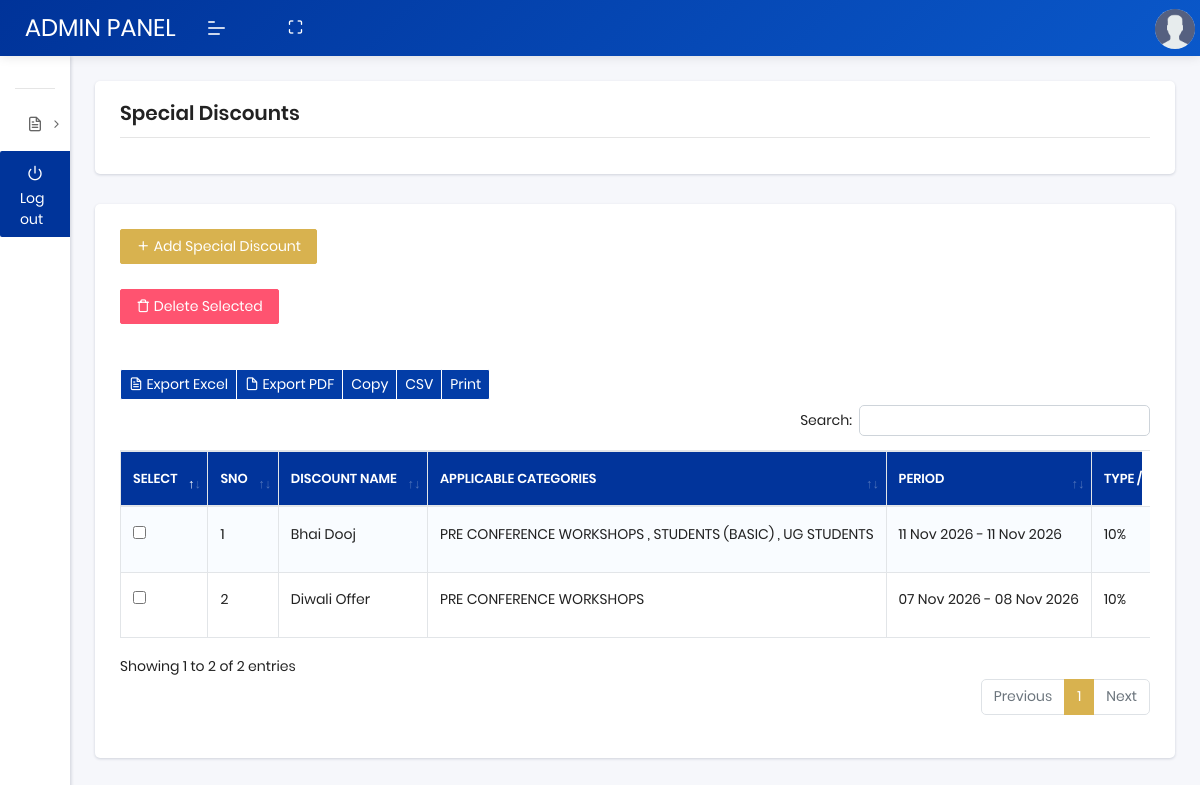
Page /manage-registration-discounts.php (signed in) on the committed database.
### tables this page shows
CREATE TABLE `registration_discounts` (
  `id` int(11) NOT NULL,
  `discount_name` varchar(150) NOT NULL,
  `start_date` date NOT NULL,
  `end_date` date NOT NULL,
  `discount_type` enum('percentage','fixed') NOT NULL,
  `discount_value` decimal(12,2) NOT NULL,
  `status` tinyint(1) NOT NULL DEFAULT 1,
  `created_at` timestamp NULL DEFAULT current_timestamp(),
  `updated_at` timestamp NULL DEFAULT current_timestamp() ON UPDATE current_timestamp()
);

### manage-registration-discounts.php (the view, shortened to what this page needs)
<?php
include("db/config.php");
$stmt = mysqli_prepare($db, "SELECT d.*,
    (SELECT GROUP_CONCAT(c.category_name SEPARATOR ', ')
       FROM registration_discount_categories dc
       INNER JOIN registration_categories c ON c.id = dc.category_id
       WHERE dc.discount_id = d.id) AS category_names
    FROM registration_discounts d
    ORDER BY d.start_date DESC, d.id DESC");
mysqli_stmt_execute($stmt);
$result = mysqli_stmt_get_result($stmt);
?>
<!DOCTYPE html>
<html lang="en">
<head>
    <link rel="stylesheet" href="assets/css/plugins/dataTables.bootstrap4.min.css">
    <link rel="stylesheet" href="assets/css/style.css">
</head>
<body class="">
    <?php include("header.php"); ?>
    <?php include("navbar.php"); ?>
    <section class="pcoded-main-container">
        <div class="pcoded-content">
            <div class="page-header">
                <div class="page-block">
                    <div class="row align-items-center">
                        <div class="col-md-12">
                            <div class="page-header-title">
                                <h5 class="m-b-10">Special Discounts</h5>
                            </div>
                        </div>
                    </div>
                </div>
            </div>
            <div class="row">
                <div class="col-sm-12">
                    <div class="card">
                        <div class="card-header table-card-header">
                            <a href="add-registration-discount.php" class="btn btn-primary">
                                <i class="feather icon-plus"></i> Add Special Discount
                            </a>
                        </div>
                        <div class="card-body">
                            <form id="deleteMForm" action="delete-registration-discount.php" method="post">
                                <button type="button" id="deleteSelected" class="btn btn-danger">
                                    <i class='feather icon-trash'></i> Delete Selected
                                </button>
                                <div class="dt-responsive table-responsive mt-4">
                                    <br />
                                    <?php
                                    echo '<table id="basic-btn" class="table table-striped table-bordered nowrap">';
                                    echo "<thead>";
                                    echo "<tr>";
                                    echo "<th>SELECT</th>";
                                    echo "<th>SNO</th>";
                                    echo "<th>DISCOUNT NAME</th>";
                                    echo "<th>APPLICABLE CATEGORIES</th>";
                                    echo "<th>PERIOD</th>";
                                    echo "<th>TYPE / VALUE</th>";
                                    echo "</tr>";
                                    echo "</thead>";
                                    echo "<tbody>";
                                    $count = 1;
                                    while ($row = mysqli_fetch_assoc($result)) {
                                        $encoded_id = base64_encode($row['id']);
                                        echo "<tr class='record'>";
                                        echo "<td><input type='checkbox' name='discount_ids[]' value='$encoded_id'></td>";
                                        echo "<td>" . $count++ . "</td>";
                                        echo "<td>" . htmlspecialchars($row['discount_name']) . "</td>";
                                        echo "<td>" . ($row['category_names'] ? htmlspecialchars($row['category_names']) : '<span class="text-muted">None</span>') . "</td>";
                                        echo "<td>" . date('d M Y', strtotime($row['start_date'])) . " - " . date('d M Y', strtotime($row['end_date'])) . "</td>";
                                        echo "<td>" . ($row['discount_type'] === 'percentage'
                                            ? rtrim(rtrim($row['discount_value'], '0'), '.') . '%'
                                            : rp_money($row['discount_value'])) . "</td>";
                                        echo "</tr>";
                                    }
                                    echo "</tbody>";
                                    echo "</table>";
                                    ?>
                                </div>
                                <br />
                            </form>
                        </div>
                    </div>
                </div>
            </div>
        </div>
    </section>
</body>
</html>

### rows in the picture
registration_discounts: discount_name "Bhai Dooj", category_names "PRE CONFERENCE WORKSHOPS , STUDENTS (BASIC) , UG STUDENTS", start_date "11 Nov 2026", end_date "11 Nov 2026", discount_value "10"
registration_discounts: discount_name "Diwali Offer", category_names "PRE CONFERENCE WORKSHOPS", start_date "07 Nov 2026", end_date "08 Nov 2026", discount_value "10"
